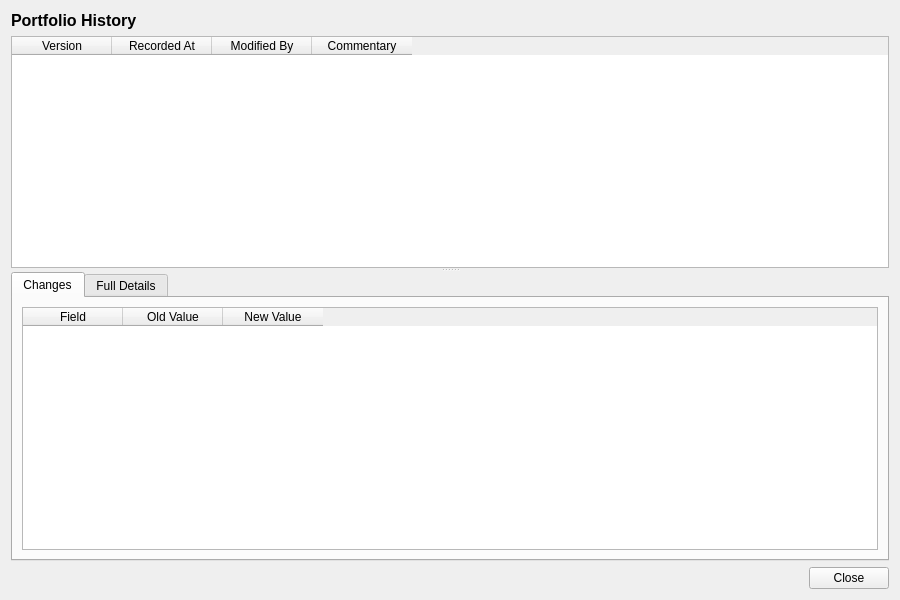
<?xml version="1.0" encoding="UTF-8"?>
<ui version="4.0">
 <class>PortfolioHistoryDialog</class>
 <widget class="QWidget" name="PortfolioHistoryDialog">
  <property name="geometry">
   <rect>
    <x>0</x>
    <y>0</y>
    <width>900</width>
    <height>600</height>
   </rect>
  </property>
  <property name="windowTitle">
   <string>Portfolio History</string>
  </property>
  <layout class="QVBoxLayout" name="verticalLayout">
   <item>
    <widget class="QLabel" name="titleLabel">
     <property name="font">
      <font>
       <pointsize>12</pointsize>
       <bold>true</bold>
      </font>
     </property>
     <property name="text">
      <string>Portfolio History</string>
     </property>
    </widget>
   </item>
   <item>
    <widget class="QSplitter" name="splitter">
     <property name="orientation">
      <enum>Qt::Vertical</enum>
     </property>
     <widget class="QTableWidget" name="versionListWidget">
      <property name="minimumHeight">
       <number>150</number>
      </property>
      <property name="maximumHeight">
       <number>250</number>
      </property>
      <property name="alternatingRowColors">
       <bool>true</bool>
      </property>
      <property name="editTriggers">
       <set>QAbstractItemView::NoEditTriggers</set>
      </property>
      <property name="selectionMode">
       <enum>QAbstractItemView::SingleSelection</enum>
      </property>
      <property name="selectionBehavior">
       <enum>QAbstractItemView::SelectRows</enum>
      </property>
      <column>
       <property name="text">
        <string>Version</string>
       </property>
      </column>
      <column>
       <property name="text">
        <string>Recorded At</string>
       </property>
      </column>
      <column>
       <property name="text">
        <string>Modified By</string>
       </property>
      </column>
      <column>
       <property name="text">
        <string>Commentary</string>
       </property>
      </column>
     </widget>
     <widget class="QWidget" name="detailWidget">
      <layout class="QVBoxLayout" name="detailLayout">
       <property name="leftMargin">
        <number>0</number>
       </property>
       <property name="topMargin">
        <number>0</number>
       </property>
       <property name="rightMargin">
        <number>0</number>
       </property>
       <property name="bottomMargin">
        <number>0</number>
       </property>
       <item>
        <widget class="QTabWidget" name="tabWidget">
         <property name="currentIndex">
          <number>0</number>
         </property>
         <widget class="QWidget" name="changesTab">
          <attribute name="title">
           <string>Changes</string>
          </attribute>
          <layout class="QVBoxLayout" name="changesTabLayout">
           <item>
            <widget class="QTableWidget" name="changesTableWidget">
             <property name="editTriggers">
              <set>QAbstractItemView::NoEditTriggers</set>
             </property>
             <property name="alternatingRowColors">
              <bool>true</bool>
             </property>
             <property name="selectionMode">
              <enum>QAbstractItemView::SingleSelection</enum>
             </property>
             <property name="selectionBehavior">
              <enum>QAbstractItemView::SelectRows</enum>
             </property>
             <column>
              <property name="text">
               <string>Field</string>
              </property>
             </column>
             <column>
              <property name="text">
               <string>Old Value</string>
              </property>
             </column>
             <column>
              <property name="text">
               <string>New Value</string>
              </property>
             </column>
            </widget>
           </item>
          </layout>
         </widget>
         <widget class="QWidget" name="fullDetailsTab">
          <attribute name="title">
           <string>Full Details</string>
          </attribute>
          <layout class="QVBoxLayout" name="fullDetailsTabLayout">
           <item>
            <widget class="QScrollArea" name="scrollArea">
             <property name="widgetResizable">
              <bool>true</bool>
             </property>
             <widget class="QWidget" name="scrollAreaWidgetContents">
              <property name="geometry">
               <rect>
                <x>0</x>
                <y>0</y>
                <width>560</width>
                <height>450</height>
               </rect>
              </property>
              <layout class="QFormLayout" name="formLayout">
               <item row="0" column="0">
                <widget class="QLabel" name="nameLabel">
                 <property name="text">
                  <string>Name:</string>
                 </property>
                </widget>
               </item>
               <item row="0" column="1">
                <widget class="QLabel" name="nameValue">
                 <property name="text">
                  <string/>
                 </property>
                </widget>
               </item>
               <item row="1" column="0">
                <widget class="QLabel" name="purpose_typeLabel">
                 <property name="text">
                  <string>Purpose Type:</string>
                 </property>
                </widget>
               </item>
               <item row="1" column="1">
                <widget class="QLabel" name="purposeTypeValue">
                 <property name="text">
                  <string/>
                 </property>
                </widget>
               </item>
               <item row="2" column="0">
                <widget class="QLabel" name="aggregation_ccyLabel">
                 <property name="text">
                  <string>Aggregation Currency:</string>
                 </property>
                </widget>
               </item>
               <item row="2" column="1">
                <widget class="QLabel" name="aggregationCcyValue">
                 <property name="text">
                  <string/>
                 </property>
                </widget>
               </item>
               <item row="3" column="0">
                <widget class="QLabel" name="versionNumberLabel">
                 <property name="text">
                  <string>Version:</string>
                 </property>
                </widget>
               </item>
               <item row="3" column="1">
                <widget class="QLabel" name="versionNumberValue">
                 <property name="text">
                  <string/>
                 </property>
                </widget>
               </item>
               <item row="4" column="0">
                <widget class="QLabel" name="modifiedByLabel">
                 <property name="text">
                  <string>Modified By:</string>
                 </property>
                </widget>
               </item>
               <item row="4" column="1">
                <widget class="QLabel" name="modifiedByValue">
                 <property name="text">
                  <string/>
                 </property>
                </widget>
               </item>
               <item row="5" column="0">
                <widget class="QLabel" name="recordedAtLabel">
                 <property name="text">
                  <string>Recorded At:</string>
                 </property>
                </widget>
               </item>
               <item row="5" column="1">
                <widget class="QLabel" name="recordedAtValue">
                 <property name="text">
                  <string/>
                 </property>
                </widget>
               </item>
               <item row="6" column="0">
                <widget class="QLabel" name="changeCommentaryLabel">
                 <property name="text">
                  <string>Change Commentary:</string>
                 </property>
                </widget>
               </item>
               <item row="6" column="1">
                <widget class="QLabel" name="changeCommentaryValue">
                 <property name="text">
                  <string/>
                 </property>
                 <property name="wordWrap">
                  <bool>true</bool>
                 </property>
                </widget>
               </item>
              </layout>
             </widget>
            </widget>
           </item>
          </layout>
         </widget>
        </widget>
       </item>
      </layout>
     </widget>
    </widget>
   </item>
   <item>
    <layout class="QHBoxLayout" name="buttonLayout">
     <item>
      <spacer name="horizontalSpacer">
       <property name="orientation">
        <enum>Qt::Horizontal</enum>
       </property>
       <property name="sizeHint" stdset="0">
        <size><width>40</width><height>20</height></size>
       </property>
      </spacer>
     </item>
     <item>
      <widget class="QPushButton" name="closeButton">
       <property name="text">
        <string>Close</string>
       </property>
      </widget>
     </item>
    </layout>
   </item>
  </layout>
 </widget>
 <resources/>
 <connections/>
</ui>
